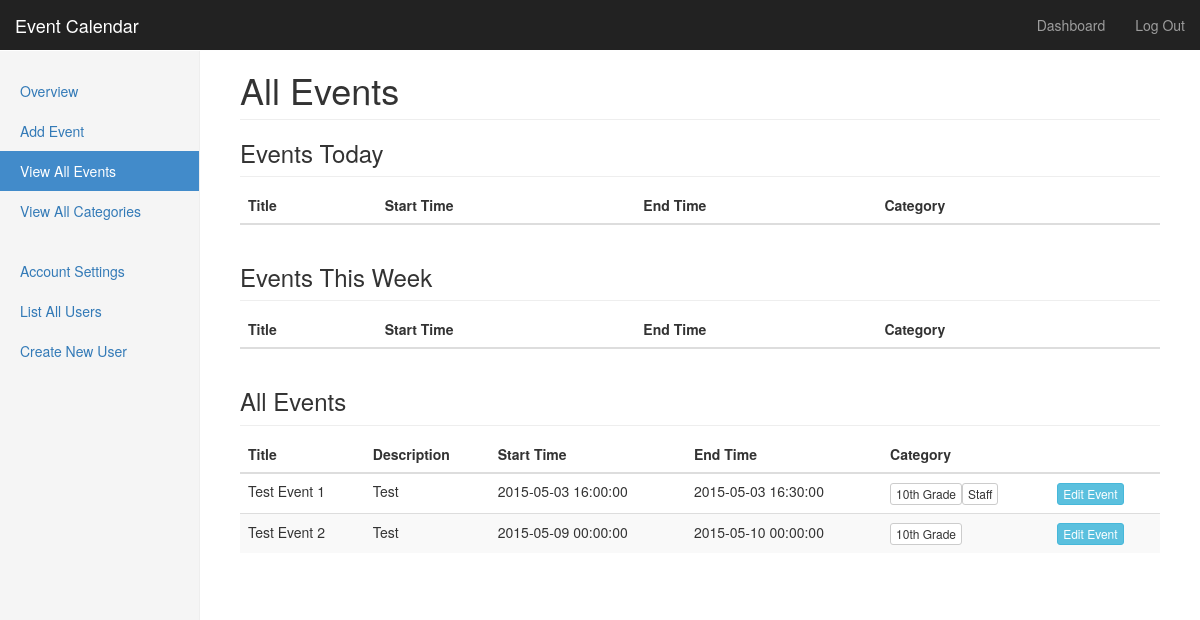
Screenshot of /dashboard.php?view=allEvents (signed in) with the database file from the repository.
### tables this page shows
CREATE TABLE IF NOT EXISTS `events` (
  `id` int(10) unsigned NOT NULL AUTO_INCREMENT COMMENT 'Event ID',
  `title` varchar(255) NOT NULL COMMENT 'Event Title',
  `description` text COMMENT 'Event Description',
  `start` datetime NOT NULL COMMENT 'Event Start Time',
  `end` datetime NOT NULL COMMENT 'Event End Time',
  `created` datetime NOT NULL DEFAULT CURRENT_TIMESTAMP COMMENT 'Event Creation Time',
  `author` smallint(5) unsigned NOT NULL COMMENT 'Event Author User ID',
  PRIMARY KEY (`id`)
);

### lib/DB.php (called while the page is built, shortened)
<?php
class DB {
    private $_pdo = null,
            $_query = null,
            $_error = false,
            $_errorInfo = null,
            $_results = null,
            $_count = 0,
            $_sql = '';
    public function __construct() {
        try {
            $this->_pdo = new PDO('mysql:host=' . _HOST_NAME_ . ';dbname=' . _DATABASE_NAME_, _USER_NAME_, _DB_PASSWORD_, NULL);
        } catch (PDOException $e) {
            $this->errorMessage = $e->getMessage();
            $this->error = true;
            throw $e;
        }
    }
    public function queryAssoc($sql, $params = array()) {
        $this->_query = $this->_pdo->prepare($sql);
        if ($this->_query->execute($params)) {
            $this->resultsArray = $this->_query->fetchAll(PDO::FETCH_ASSOC);
        }
        return $this;
    }
}
?>

### lib/Events.php (the view, shortened to what this page needs)
<?php
function showAllEvents() {
    print '
          <h3 class="sub-header">Events Today</h3>
          <div class="table-responsive">
            <table class="table table-striped">
              <thead>
                <tr>
                  <th>Title</th>
                  <th>Start Time</th>
                  <th>End Time</th>
                  <th>Category</th>
                  <th> </th>
                </tr>
              </thead>
              <tbody>
                <tr>
                </tr>
              </tbody>
            </table>
          </div>';
    print '
          <h3 class="sub-header">Events This Week</h3>
          <div class="table-responsive">
            <table class="table table-striped">
              <thead>
                <tr>
                  <th>Title</th>
                  <th>Start Time</th>
                  <th>End Time</th>
                  <th>Category</th>
                  <th> </th>
                </tr>
              </thead>
              <tbody>
                <tr>
                </tr>
                <tr>
                </tr>
              </tbody>
            </table>
          </div>';
    print '
          <h3 class="sub-header">All Events</h3>
          <div class="table-responsive">
            <table class="table table-striped">
              <thead>
                <tr>
                  <th>Title</th>
                  <th>Description</th>
                  <th>Start Time</th>
                  <th>End Time</th>
                  <th>Category</th>
                  <th> </th>
                </tr>
              </thead>
              <tbody>
                <tr>';
    $db = new DB;
    $db->queryAssoc("select * from events", array());
    $result = $db->resultsArray;
    foreach ($result as $row) {
        print "<tr>";
        print "<td>" . $row["title"] . "</td>";
        print "<td>" . $row["description"] . "</td>";
        print "<td>" . $row["start"] . "</td>";
        print "<td>" . $row["end"] . "</td>";
        print "<td>";
        if (isset($row["categories"])) {
            foreach ($row["categories"] as $catid => $title) {
                print '<a href = "dashboard.php?view=category&id=' . $catid . '" class="btn btn-xs btn-default">' . $title . '</a>';
            }
        }
        print "</td>";
        print '<td><a href = "dashboard.php?view=editEvent&eventid=' . $row["id"] . '" class="btn btn-xs btn-info">Edit Event</a></td>';
        print "</tr>";
    }
    print '
              </tbody>
            </table>
          </div>';
}

### css/dashboard.css (style rules this page uses)
body { padding-top: 50px; }
.sub-header { padding-bottom: 10px; border-bottom: 1px solid #eee; }

### rows the page displays
events: title "Test Event 1", description "Test", start "2015-05-03 16:00:00", end "2015-05-03 16:30:00", title "10th Grade", title "Staff"
events: title "Test Event 2", description "Test", start "2015-05-09 00:00:00", end "2015-05-10 00:00:00", title "10th Grade"
